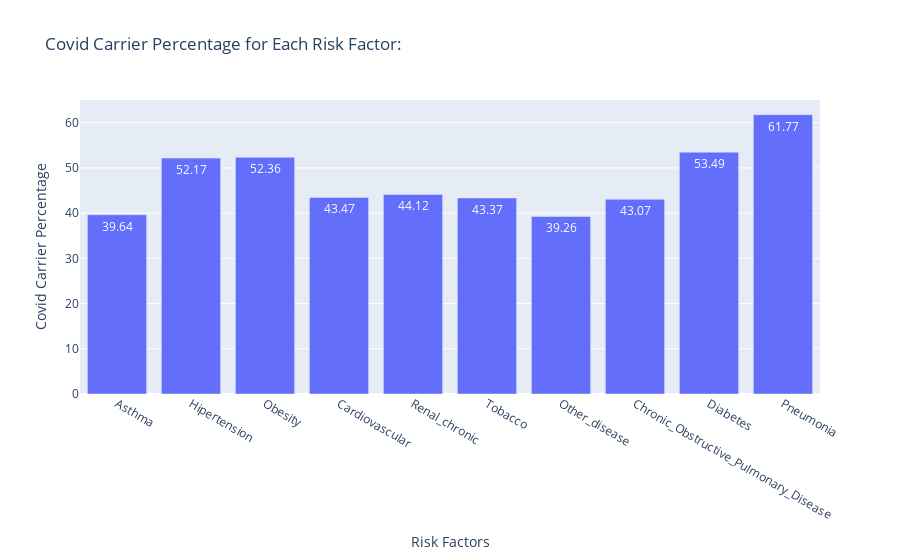

Write notebook code for a chart like this one.
### Code cell
# Calculate the total Covid Carrier percentage
total_covid_carrier = Clean_Covid[Clean_Covid['Covid_or_Not'] == 'Covid Carrier'].shape[0] / Clean_Covid.shape[0] * 100
print("Total Covid Carrier percentage in the sample = {:.2f}%".format(total_covid_carrier))

# List of columns that represent risk factors
risk_factors = ["Asthma", "Hipertension", "Obesity", "Cardiovascular", 
                "Renal_chronic", "Tobacco", "Other_disease", 
                "Chronic_Obstructive_Pulmonary_Disease", "Diabetes", "Pneumonia"]

# List to store Covid Carrier percentages for each factor
covid_carrier_percentages = []

# Calculate Covid Carrier percentage for each risk factor
for column in risk_factors:
    # Total number of patients who have this risk factor
    total_factor = Clean_Covid[Clean_Covid[column] == 1].shape[0]
    
    # Number of patients who have the risk factor and are Covid Carriers
    covid_with_factor = Clean_Covid[(Clean_Covid[column] == 1) & (Clean_Covid['Covid_or_Not'] == 'Covid Carrier')].shape[0]
    
    # Calculate percentage
    if total_factor > 0:
        covid_percentage = covid_with_factor / total_factor * 100
    else:
        covid_percentage = 0  # Avoid division by zero
    
    print(f"Covid Carrier percentage for patients with {column}: {covid_percentage:.2f}%")
    covid_carrier_percentages.append(covid_percentage)

# Print the maximum Covid Carrier percentage among the factors
print("Maximum Covid Carrier percentage among risk factors: {:.2f}%".format(max(covid_carrier_percentages)))

# Plotting the result using a bar chart
import plotly.express as px

fig = px.bar(
    x=risk_factors, 
    y=covid_carrier_percentages, 
    text_auto=".2f",
    title="Covid Carrier Percentage for Each Risk Factor:",
    labels={'x': 'Risk Factors', 'y': 'Covid Carrier Percentage'}
)

fig.show()

### Figure 1 — Plotly figure (JSON) as saved in the notebook; plotly's stock layout.template omitted (floating-point values rounded to 4 significant figures)
{"data": [{"alignmentgroup": "True", "hovertemplate": "Risk Factors=%{x}<br>Covid Carrier Percentage=%{y}<extra></extra>", "legendgroup": "", "marker": {"color": "#636efa", "pattern": {"shape": ""}}, "name": "", "offsetgroup": "", "orientation": "v", "showlegend": false, "textposition": "auto", "texttemplate": "%{y:.2f}", "type": "bar", "x": ["Asthma", "Hipertension", "Obesity", "Cardiovascular", "Renal_chronic", "Tobacco", "Other_disease", "Chronic_Obstructive_Pulmonary_Disease", "Diabetes", "Pneumonia"], "xaxis": "x", "y": [39.64, 52.17, 52.36, 43.47, 44.12, 43.37, 39.26, 43.07, 53.49, 61.77], "yaxis": "y"}], "layout": {"barmode": "relative", "legend": {"tracegroupgap": 0}, "title": {"text": "Covid Carrier Percentage for Each Risk Factor:"}, "xaxis": {"anchor": "y", "domain": [0, 1], "title": {"text": "Risk Factors"}}, "yaxis": {"anchor": "x", "domain": [0, 1], "title": {"text": "Covid Carrier Percentage"}}}}
